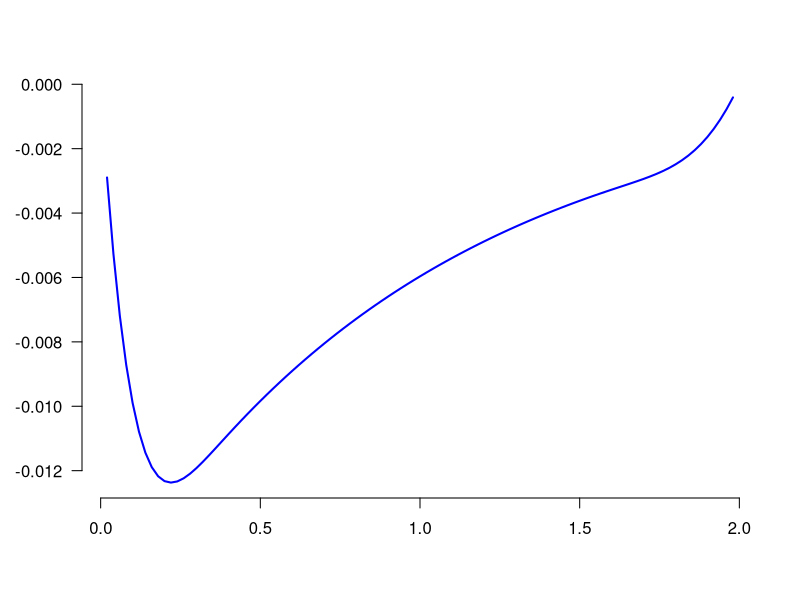

This figure's R source:
   B<-read.table("diff.txt")
   x<-B[,1]
   y<-B[,2]
   f <- function(x) {-(1/8)*exp(-x)/(1-exp(-2))}
   x0 <-seq(0,max(x),by=0.01)
   y0<-f(x0)
   plot(c(-1000,-1000),xlim=c(min(x),max(x)), ylim=c(min(y),max(y)), main= "",ylab="",xlab="",bty="n",las=1)
   lines(x,y,lwd=2,col="blue")
   #lines(x0,y0,lwd=2,lty=2,col="red")  
	
	
	
	

    